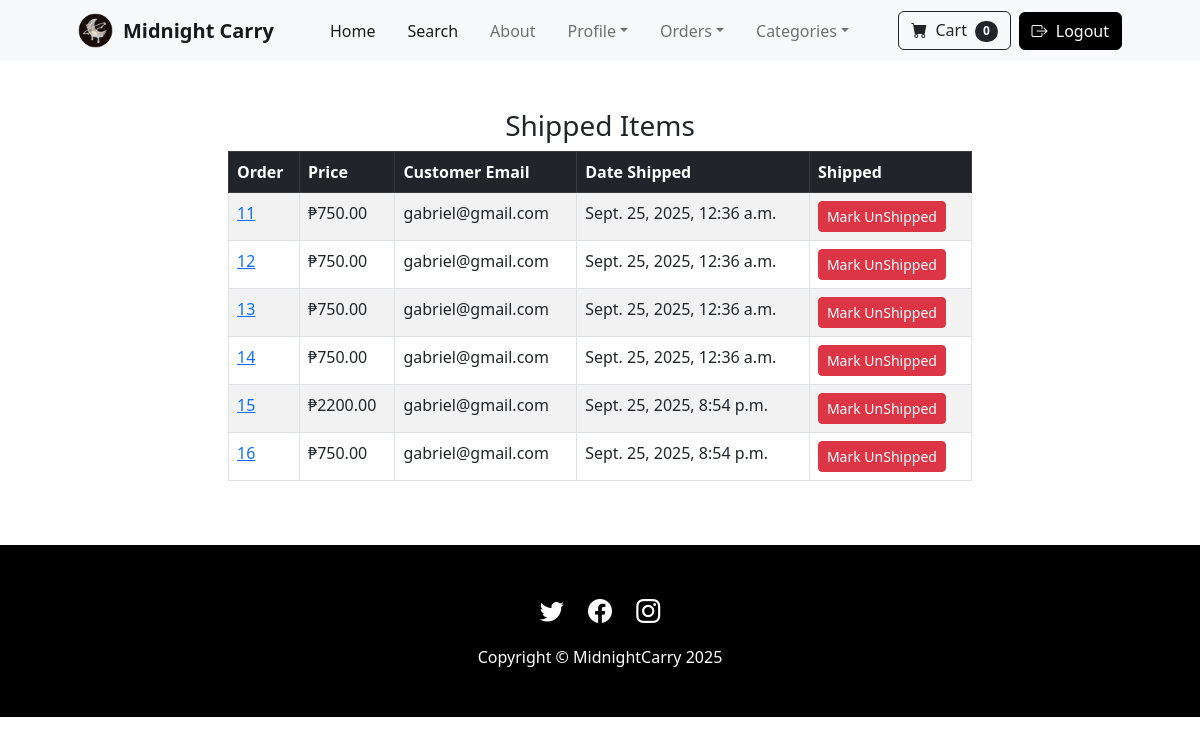
The app's page /payment/shipped_dash (signed in), older data.
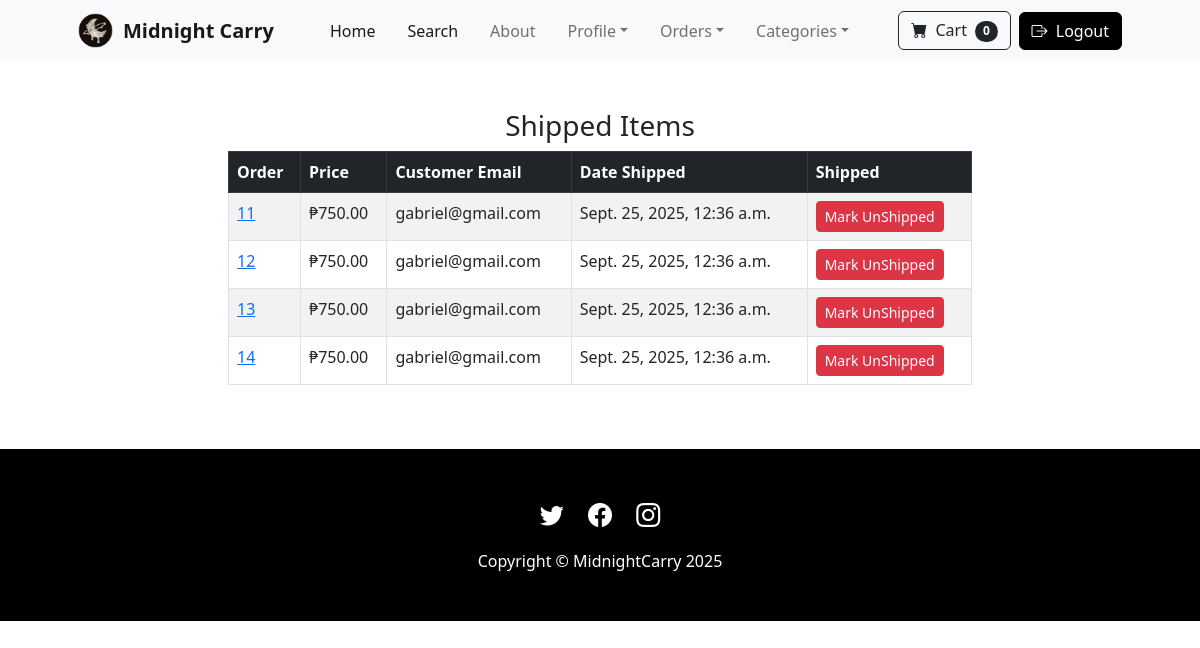
The same page, newer data.
### payment/models.py (models this page shows, shortened)
class Order(models.Model):
	user = models.ForeignKey(User, on_delete=models.CASCADE, null=True, blank=True)
	full_name = models.CharField(max_length=250)
	email = models.EmailField(max_length=250)
	shipping_address = models.TextField(max_length=15000)
	amount_paid = models.DecimalField(max_digits=7, decimal_places=2)
	date_ordered = models.DateTimeField(auto_now_add=True)
	shipped = models.BooleanField(default=False)
	date_shipped = models.DateTimeField(blank=True, null=True)

### payment/views.py (the view, shortened to what this page needs)
# urls.py: path('shipped_dash', views.shipped_dash, name="shipped_dash"),
def shipped_dash(request):
    if request.user.is_authenticated and request.user.is_superuser:
        orders = Order.objects.filter(shipped=True)
        return render(request, "payment/shipped_dash.html", {"orders": orders})
    else:
        messages.success(request, "Access Denied")
        return redirect('home')

### cart/cart.py (called while the page is built)
	def __len__(self):
		return len(self.cart)

### cart/context_processors.py (called while the page is built)
def cart(request):
	return {'cart': Cart(request)}

### payment/templates/payment/shipped_dash.html (shortened to what this page needs)
{% extends 'base.html' %}
{% block content %}
        <div class="container">
        	<div class="row">
        		<center>
        			<div class="col-8">
        				<br/><br/>
<h3>Shipped Items</h3>
<table class="table table-striped table-hover table-bordered">
  <thead class="table-dark">
    <tr>
      <th scope="col">Order</th>
      <th scope="col">Price</th>
      <th scope="col">Customer Email</th>
      <th scope="col">Date Shipped</th>
      <th scope="col">Shipped</th>
    </tr>
  </thead>
  <tbody>
    {% for item in orders %}
    <tr>
      <td><a href="{% url 'orders' item.id %}">{{ item.id }}</a></td>
      <td>₱{{ item.amount_paid }}</td>
      <td>{{ item.email }}</td>
      <td>{{ item.date_shipped }}</td>
       <td>
        <form method="POST">
          <button type="Submit" class="btn btn-danger btn-sm">Mark UnShipped</button>
        </form>
      </td>
    </tr>
    {% endfor %}
  </tbody>
</table>
<br/><br/>
        			</div>
        		</center>
        	</div>
        </div>
{% endblock %}

Row changes from the older to the newer data that the page shows:
no longer on this page (row edited): Order: id "15", amount_paid "2200.00", email "gabriel@gmail.com", date_shipped "Sept. 25, 2025, 8:54 p.m."
no longer on this page (row edited): Order: id "16", amount_paid "750.00", email "gabriel@gmail.com", date_shipped "Sept. 25, 2025, 8:54 p.m."
